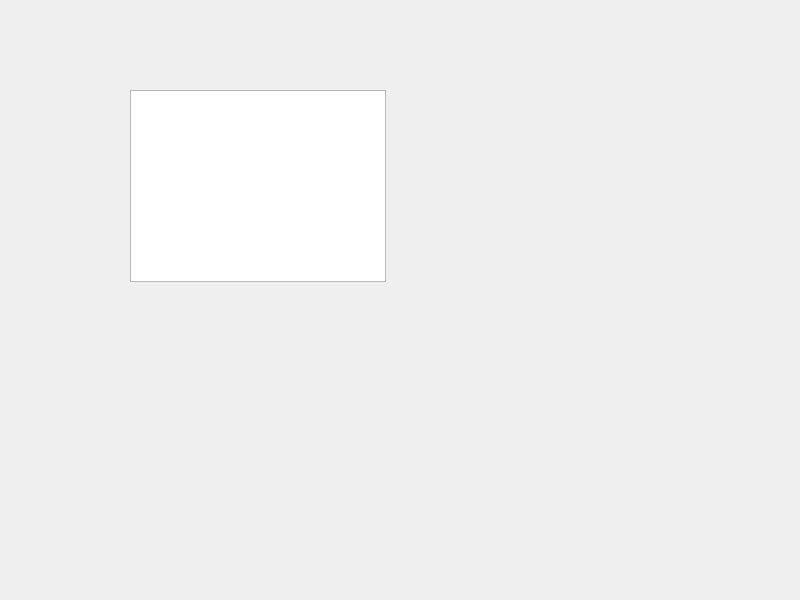
<?xml version="1.0" encoding="UTF-8"?>
<ui version="4.0">
 <class>Widget</class>
 <widget class="QWidget" name="Widget">
  <property name="geometry">
   <rect>
    <x>0</x>
    <y>0</y>
    <width>800</width>
    <height>600</height>
   </rect>
  </property>
  <property name="windowTitle">
   <string>Widget</string>
  </property>
  <widget class="QListWidget" name="listWidget">
   <property name="geometry">
    <rect>
     <x>130</x>
     <y>90</y>
     <width>256</width>
     <height>192</height>
    </rect>
   </property>
  </widget>
 </widget>
 <resources/>
 <connections/>
</ui>
